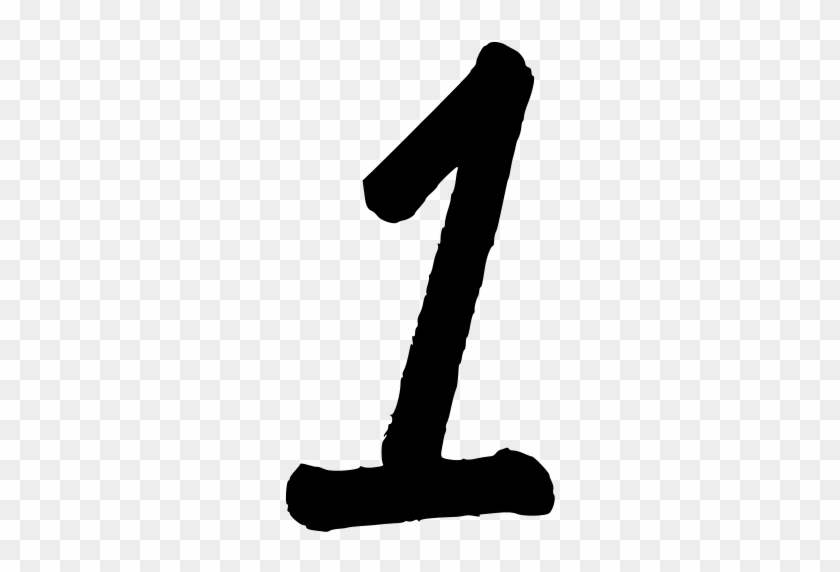
#> input picture DataScience Projects/Detecting and OCR’ing Digits/images/one.png, 840 x 572 px, found by its file name
$ jupyter execute --allow-errors OCR_DIGIT_Detection_ACARIS_3.0_notebook.ipynb   (shell and % lines are left out)
#> lines starting #> are read from the running program, lines starting #| are printed output that depends on the picture; after the words box and inside, x2 and y2 are one past the last pixel; in counts of white or black regions, pixels touching at a corner belong together
<br><br><center><h1 style="font-size:2em;color:#2467C0">Digit OCR</h1></center>
<br>
<table>
<col width="950">
<col width="450">
<tr>
<td></td>
<td style="text-align:center;">
    <h4 style="font-family:courier;font-size:1.3em">
In this project I am going to <hr> build an OCR notebook. <br><hr>
It extracts every digit from the image and returns<hr> the right number that containes 5 digits.
    </h4>
<td/>
<br>
</tr>
</table>

<div class="alert alert-block alert-success"style="font-family:courier;">
    <h4 style="font-family:courier;font-size:1.7em">
        I devided this project in five steps<br></h4>
    <h4 class="alert-heading" style="font-size:1.7em">Step1:</h4> <h3>data preparation</h3><br>
    <h4 class="alert-heading" style="font-size:1.7em">Step2:</h4><h3> Build our Convulatonal-Neural-Network</h3><br>
    <h4 class="alert-heading" style="font-size:1.7em">Step3:</h4><h3> Training our CNN on MNIST Dataset</h3><br>
    <h4 class="alert-heading" style="font-size:1.7em">Step4:</h4> <h3>Test our Model with Random Picture</h3><br>
    <h4 class="alert-heading" style="font-size:1.7em">Step5:</h4> <h3>Developing the OCR Engine Logic</h3><br>


</div>

<div class="alert alert-success" role="alert">
  <h4 class="alert-heading" style="font-size:1.7em">Step1 : Data Preparation</h4>
</div>

[cell 1]
'''

import all package needed in this project
tensorflor: a free and open-source software library for machine learning and artificial intelligence
keras: Keras acts as an interface for the TensorFlow library.
matplotlib: is a plotting library for the Python programming language and its numerical mathematics extension NumPy
numpy: the fundamental package for scientific computing in Python.
cv2:  is a library of programming functions mainly for real-time computer vision

'''


import tensorflow as tf
from tensorflow import keras
import matplotlib.pyplot as plt
import numpy as np
from keras.models import Sequential
import os
import numpy as np
from keras.models import load_model
import cv2
from keras.datasets import mnist
from keras.preprocessing.image import ImageDataGenerator
from keras.models import Sequential
from keras.layers import Dense, Dropout, Flatten
from keras.layers.convolutional import Conv2D, MaxPooling2D
from keras.utils import np_utils
import keras.models as models

[cell 2]
'''

create a function that normalises the data to train the CNN model faster (on [0..1] data instead of on [0..255]).

'''
def normalize_x(train: np.ndarray, test: np.ndarray):
	train = train / 255
	test = test / 255
	return train, test

'''

load the the Mnist Digit dataset (already splitted)
X_train contains 70000 pictures used to train the model
X_test contains 10000 pictures used to evaluate the model

'''
#> (the rest of this cell did not finish here and is left out)

[cell 3]
'''
https://www.tensorflow.org/api_docs/python/tf/keras/preprocessing/image/ImageDataGenerator

generating data augumentation with ImageDataGenerator

More data, more accuracy, better consistent estimators!


'''

VALIDATION_FRACTION_SIZE=0.10
ROTATION_RANGE=10
ZOOM_RANGE=0.10
SHIFT_RANGE=0.10
SHEAR_RANGE=0.10

#> (the rest of this cell did not finish here and is left out)

<div class="alert alert-success" role="alert">
  <h4 class="alert-heading" style="font-size:1.7em">Step2 : Build our Convolutional neural network</h4>
</div>

[cell 4]
"""
We can build an easy model composed of different layers such as:

Conv2D: (30 filters of size 5 by 5). The features will be "extracted" from the image.
MaxPooling2D: The images get half sized.
Flatten: Transforms the format of the images from a 2d-array to a 1d-array of 28 28 1 pixel values.
Relu : given a value x, returns max(x, 0).
Softmax: 10 neurons, probability that the image belongs to one of the classes.

"""

# Constants for hyperparameters
BATCH_SIZE=100
EPOCHS=10


#> (the rest of this cell did not finish here and is left out)

<div class="alert alert-success" role="alert">
  <h4 class="alert-heading" style="font-size:1.7em">Step3: Training our CNN on MNIST dataset and the generated dataset</h4>
</div>

[cell 5]
'''

We fit the model to the data from the training and the generated data set.
The neural network will learn the pattern by itself in order to distinguish each category.

'''


#> (the rest of this cell did not finish here and is left out)

[cell 6]
'''
save the model

'''

#> (the rest of this cell did not finish here and is left out)

[cell 7]
'''
We should evaluate the model performance on a test dataset set

'''
#> (the rest of this cell did not finish here and is left out)

<div class="alert alert-success" role="alert">
  <h4 class="alert-heading" style="font-size:1.7em">Step4: Test our model with  a random picture</h4>
     <h4 style="font-family:courier;font-size:1.3em">
In this step, I test my model on random number pictures.</h4>
    <hr>
</div>

[cell 8]
"""

    Before predicting the image we need to preprocess the image.
    The preprocessing of the incoming images shoud be performed in the same way that
    images in the MNIST dataset were processed.
    This code was adapted from this link
    http://opensourc.es/blog/tensorflow-mnist

    https://docs.opencv.org/4.x/d7/d4d/tutorial_py_thresholding.html

    I take an example number picture and I predict the number

"""

'''
Preproceccing step:

    - read the image
    - image thresholding because the images doesn't look like the trained ones. Make the background black and the numbers white
    - resize the image
    - normalize the image

'''

img = cv2.imread("one.png", cv2.IMREAD_GRAYSCALE)
#> img is the input picture: shape (572, 840); min 0, max 255, mean 222.3
(thresh, gray) = cv2.threshold(img, 128, 255, cv2.THRESH_BINARY | cv2.THRESH_OTSU)
#> gray: shape (572, 840); 90.5% white; 1 black region, box (x1, y1, x2, y2) and area: (286, 42, 555, 532) 45520
#> thresh = 123
gray = cv2.resize(255-gray, (28, 28))
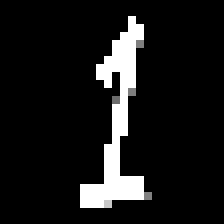
#> gray: shape (28, 28) (shown 8 times larger); min 0, max 255, mean 24
data = (gray / 255).reshape((1, 28, 28, 1))


#> (the rest of this cell did not finish here and is left out)

[cell 9]
'''
show how a number 1 looks like in my training dataset

'''
fig = plt.figure
#> (the rest of this cell did not finish here and is left out)

<div class="alert alert-success" role="alert">
  <h4 class="alert-heading" style="font-size:1.7em">Step5: Developing the OCR engine logic</h4>
     <h4 style="font-family:courier;font-size:1.3em">
In this section, I used the contour detection technique with openCV to find numbers on images.
    I used this step to develop my OCR engine logic. <hr> <br>
    step1: Preprocess the main image with the multi-stage algorithm "canny edge detector"<br>
    step2: Find and preprocess the contours (like step 4)<br>
    step3: Predict and draw the numbers found</h4>
    <hr>
</div>

[cell 10]
'''
Load the model
'''

import keras.models as models

filename = "classifier.h5"

#> (the rest of this cell did not finish here and is left out)

[cell 11]
'''

To find the contours I used the Canny Edge detector. It is one of the most popular techniques for edge detection,
not just because of its simplicity, but also because it generates high-quality results.


'''


#loading our image
image = cv2.imread("numbers1.png")
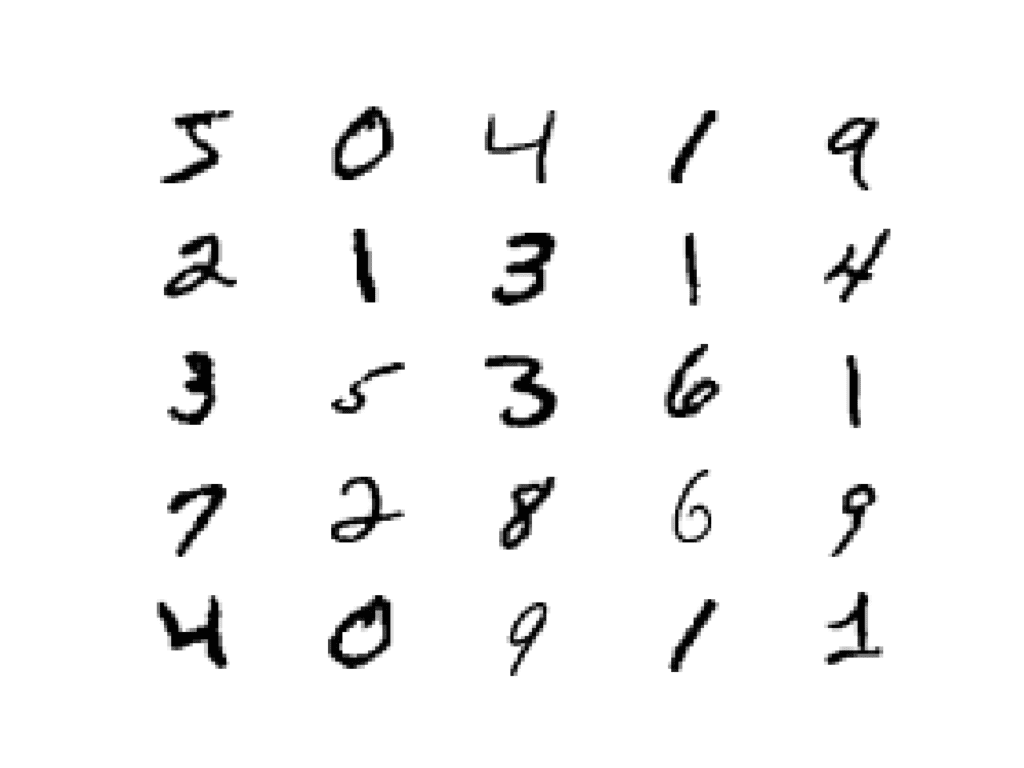
#> input picture DataScience Projects/Detecting and OCR’ing Digits/images/numbers1.png, 1024 x 768 px, found by its file name
#> image is the input picture: shape (768, 1024, 3); min 2, max 255, mean 245

#converting it to grayscale
gray = cv2.cvtColor(image, cv2.COLOR_BGR2GRAY)
#> gray: shape (768, 1024)

# applying the cv2.GaussianBlur to blur the image and remove noise
blurred = cv2.GaussianBlur(gray, (3, 3), 0)

# apply the Canny edge detector. The first argument is the image on which we want to detect the edges.
# The second and third arguments are the thresholds used for the hysteresis procedure.
edged = cv2.Canny(blurred, 10, 100)
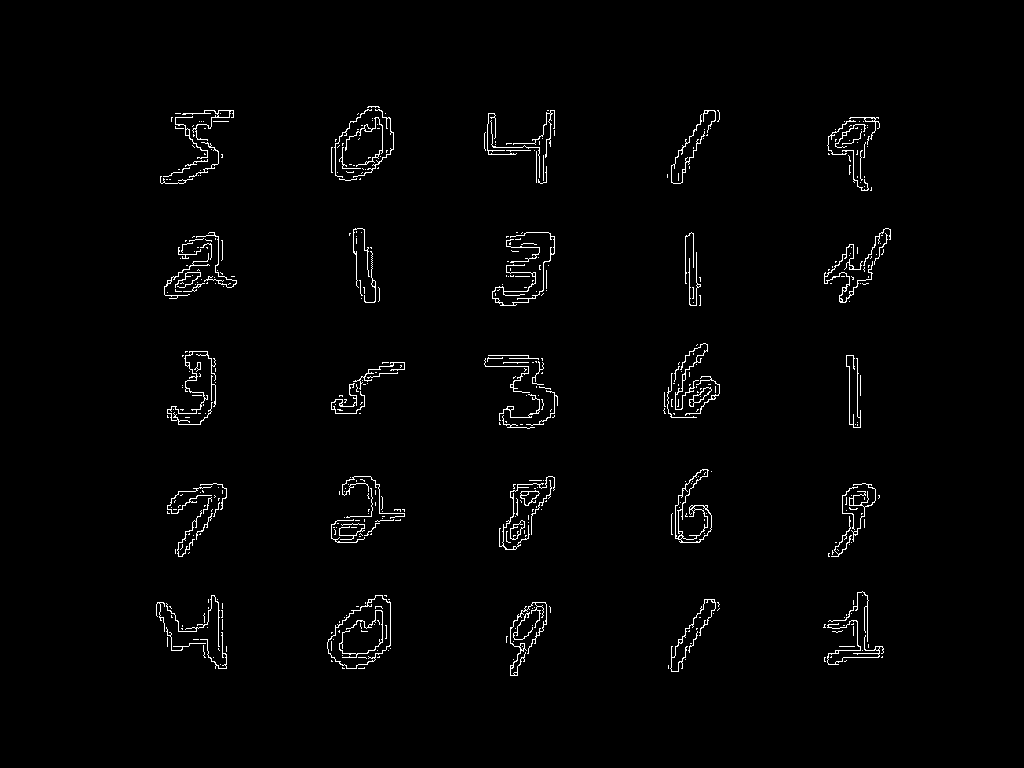
#> edged: shape (768, 1024); 1.6% white in thin lines or dots, all inside (x1, y1, x2, y2) = (156, 106, 891, 676)

#plt.imshow(edged)
#plt.show()

# define a (3, 3) structuring element
kernel = cv2.getStructuringElement(cv2.MORPH_RECT, (3, 3))

# apply the dilation operation to the edged image
dilate = cv2.dilate(edged, kernel, iterations=1)
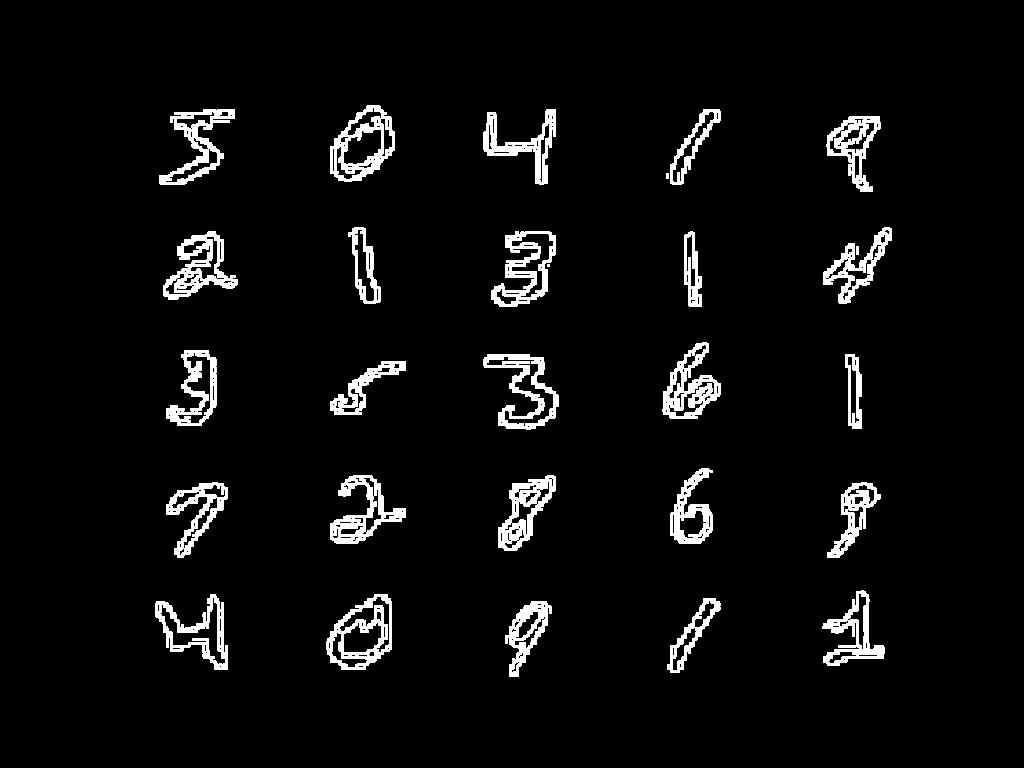
#> dilate: shape (768, 1024); 4.9% white; 28 white regions (2 under 20 px)


plt.imshow(dilate)
plt.show()

# find the contours in the dilated image
cont, _ = cv2.findContours(dilate, cv2.RETR_EXTERNAL, cv2.CHAIN_APPROX_SIMPLE)
#> cont = 28 contours, 3 with area under 20; largest, box (x1, y1, x2, y2) and area: (326, 594, 392, 670) 3491, (330, 105, 395, 182) 3386, (491, 231, 556, 307) 2697, (483, 354, 559, 430) 2682, (155, 594, 228, 670) 2561

'''

In this for loop I tried to predict every contour whether a number was found or not.
If the prediction > 0.7 we draw the contour.


'''

numbers_found = []
#> (the rest of this cell did not finish here and is left out)
